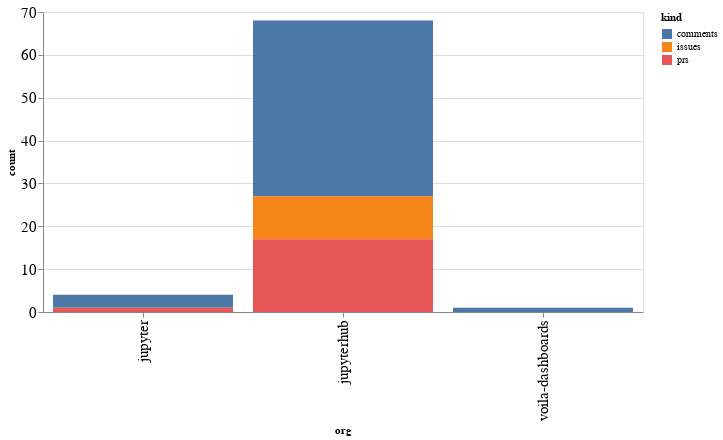

Source (notebook cell):
### Code cell
alt.Chart(org_summaries, width=600).mark_bar().encode(
    x='org',
    y='count',
    color='kind',
    tooltip="org"
)

### Figure 1 — Vega-Lite specification as saved in the notebook (floating-point values rounded to 4 significant figures)
{"config": {"axisLeft": {"labelFontSize": 15}, "axisBottom": {"labelFontSize": 15}}, "data": {"name": "data-db8ec7ccfdfb23cbbd29dd232c5268d2"}, "mark": "bar", "encoding": {"color": {"type": "nominal", "field": "kind"}, "tooltip": {"type": "nominal", "field": "org"}, "x": {"type": "nominal", "field": "org"}, "y": {"type": "quantitative", "field": "count"}}, "width": 600, "$schema": "https://vega.github.io/schema/vega-lite/v4.8.1.json", "datasets": {"data-db8ec7ccfdfb23cbbd29dd232c5268d2": [{"org": "jupyter", "kind": "comments", "count": 3}, {"org": "jupyter", "kind": "prs", "count": 1}, {"org": "jupyterhub", "kind": "comments", "count": 41}, {"org": "jupyterhub", "kind": "issues", "count": 10}, {"org": "jupyterhub", "kind": "prs", "count": 17}, {"org": "voila-dashboards", "kind": "comments", "count": 1}]}}
